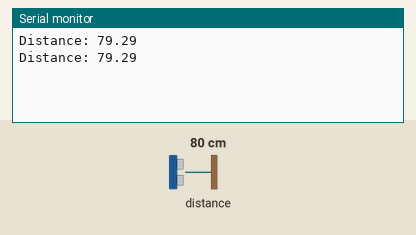
Bench run of a sketch on a simulated ESP8266 (NodeMCU). On the bench: the last lines printed to the serial monitor. Wiring (inferred from the names in the program): ultrasonic range finder: trigger D4; echo D3. Inputs (shaded band) come from the test bench; at power-on: distance to the obstacle 80 cm. The echo pulse lasts 58.3 µs per cm.

Above: at 2.8 s.
2.9 s: distance to the obstacle set to 2 cm
At 5.0 s:
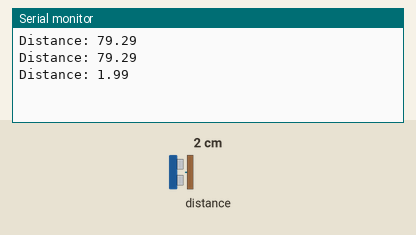
5.6 s: distance to the obstacle set to 4 cm
At 6.5 s:
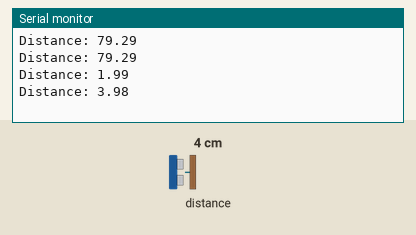
Timing chart, 0 to 8.6 s (numbered marks = the images above; inputs shaded):
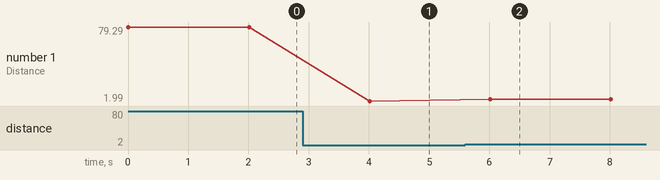

The sketch:

ultrasonik_nice.ino
```cpp
// const int trigPin = 12; // d6
// const int echoPin = 13; // d7

#define echoPin D3
#define trigPin D4

float duration;
float distance;

void setup() {
  pinMode(trigPin, OUTPUT);
  pinMode(echoPin, INPUT);
  Serial.begin(9600);
}

void loop() {
  digitalWrite(trigPin, LOW);
  delayMicroseconds(2);

  digitalWrite(trigPin, HIGH);
  delayMicroseconds(10);
  digitalWrite(trigPin, LOW);

  duration = pulseIn(echoPin, HIGH);

  distance = duration*0.034/2;
  Serial.print("Distance: ");
  Serial.println(distance);
  delay(2000);
}
```

Measured:
- after the input at 2.9 s, the serial monitor: prints a new line after 1.1 s (image 1)
- after the input at 5.6 s, the serial monitor: prints a new line after 0.41 s (image 2)
- plotted number 1: 79.29 → 1.99 after the input at 2.9 s, 1.99 → 3.98 after the input at 5.6 s
